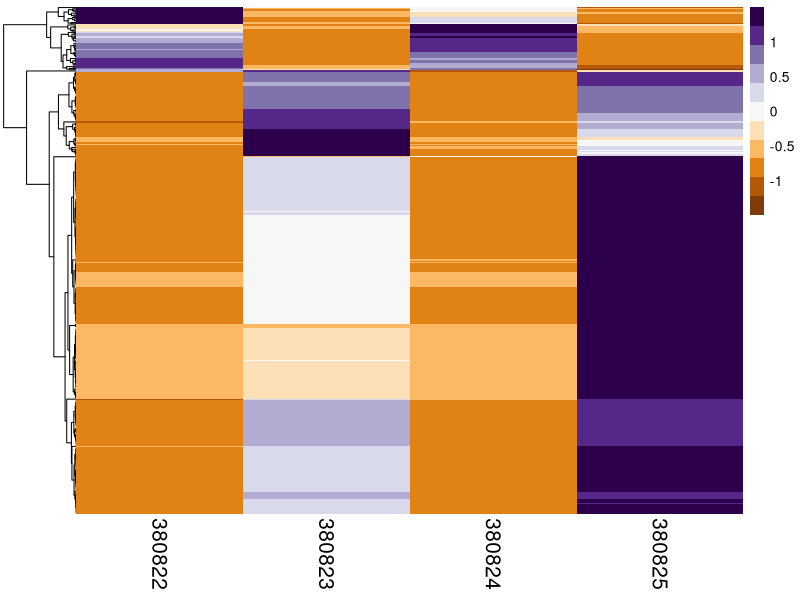
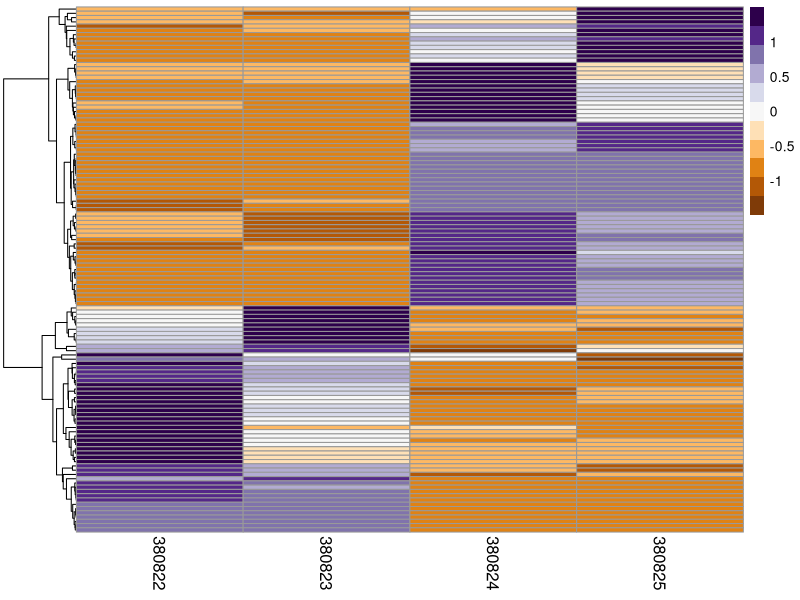
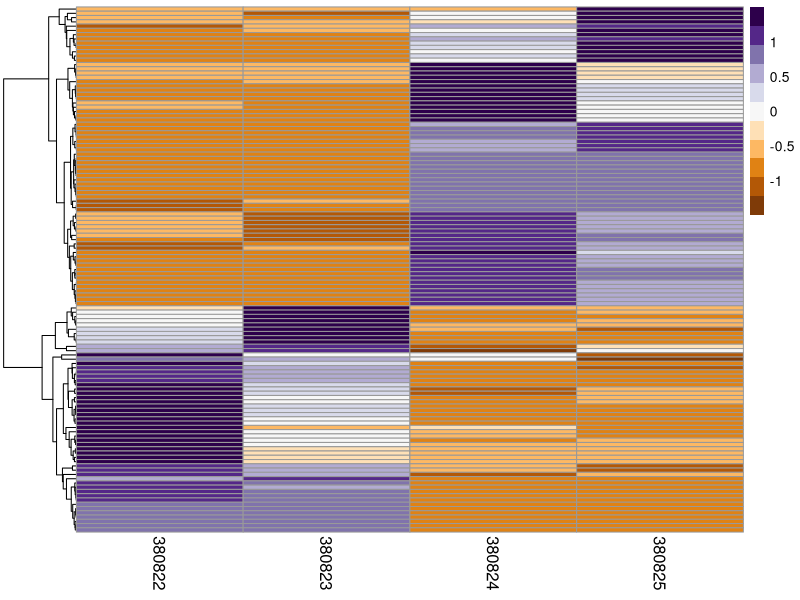
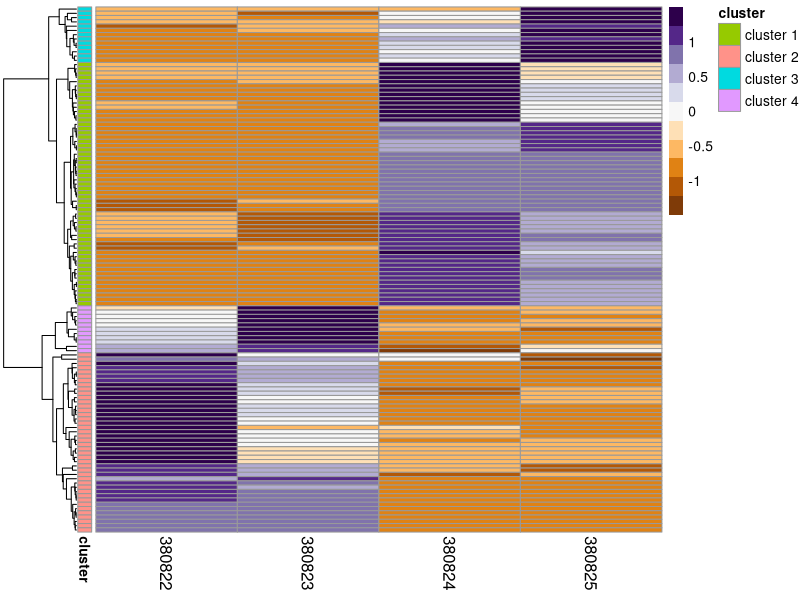

Here is the R script that generated these plots, in order:
## ---- chunk 1
library(tidyverse)
library(pheatmap)
library(RColorBrewer)
library(data.table)
## ---- chunk 2
degs_inftemp <- read.delim("../analyses/DESeq2/DEGlist-inf-temp-counts.tab", sep = '\t')
head(degs_inftemp)
## ---- chunk 3
degs_contrast.temp <- read.delim("../analyses/DESeq2/DEGlist-contrast-temp-counts.tab", sep = '\t')
head(degs_contrast.temp)
## ---- chunk 4
heatmapPurpleOrange <- RColorBrewer::brewer.pal(11, "PuOr")
## ---- chunk 5
rownames(degs_inftemp) <- degs_inftemp$Trinity_ID #set Trinity IDs as rownames
inftemp.heatmap <- degs_inftemp[,-1] #remove redundant column
head(inftemp.heatmap)
## ---- chunk 6
inftemp.heatmap <- select(inftemp.heatmap, "X380822_cold_uninfected", "X380823_cold_infected", "X380824_warm_uninfected", "X380825_warm_infected")
head(inftemp.heatmap)
## ---- chunk 7
colnames(inftemp.heatmap) <- c("380822", "380823", "380824", "380825")
head(inftemp.heatmap)
## ---- chunk 8
noz_inftemp.heatmap <- inftemp.heatmap[rowSums(inftemp.heatmap[, -1] >0) !=0, ]
head(noz_inftemp.heatmap)
## ---- chunk 9
pheatmap(noz_inftemp.heatmap, scale = "row", cluster_row = TRUE, cluster_cols = FALSE, clustering_distance_rows = "euclidean", clustering_method = "average", show_rownames = FALSE, show_colnames = TRUE, treeheight_col = 80, legend = TRUE, color = heatmapPurpleOrange, fontsize_col = 15, fontsize_row = 12)
## ---- chunk 10
rownames(degs_contrast.temp) <- degs_contrast.temp$Trinity_ID #set Trinity IDs as rownames
contrasttemp.heatmap <- degs_contrast.temp[,-1] #remove redundant column
head(contrasttemp.heatmap)
## ---- chunk 11
contrasttemp.heatmap <- select(contrasttemp.heatmap, "X380822_cold_uninfected", "X380823_cold_infected", "X380824_warm_uninfected", "X380825_warm_infected")
head(contrasttemp.heatmap)
## ---- chunk 12
colnames(contrasttemp.heatmap) <- c("380822", "380823", "380824", "380825")
head(contrasttemp.heatmap)
## ---- chunk 13
noz_contrasttemp.heatmap <- contrasttemp.heatmap[rowSums(contrasttemp.heatmap[, -1] >0) !=0, ]
head(noz_contrasttemp.heatmap)
## ---- chunk 14
pheatmap(noz_contrasttemp.heatmap, scale = "row", cluster_row = TRUE, cluster_cols = FALSE, clustering_distance_rows = "euclidean", clustering_method = "average", show_rownames = FALSE, show_colnames = TRUE, treeheight_col = 80, legend = TRUE, color = heatmapPurpleOrange, fontsize_col = 12, fontsize_row = 12)
## ---- chunk 15
results <- pheatmap(noz_contrasttemp.heatmap, scale = "row", cluster_row = TRUE, cluster_cols = FALSE, clustering_distance_rows = "euclidean", clustering_method = "average", show_rownames = FALSE, show_colnames = TRUE, treeheight_col = 80, legend = TRUE, color = heatmapPurpleOrange, fontsize_col = 12, fontsize_row = 12)
## ---- chunk 16
inftemp.clust <- cbind(noz_contrasttemp.heatmap,
                   cluster = cutree(results$tree_row,
                                     k = 4))
head(inftemp.clust)
## ---- chunk 17
clusters <- select(inftemp.clust, "cluster")
head(clusters)
## ---- chunk 18
clusters <- data.frame(cluster = ifelse(clusters == 1, "cluster 1", ifelse(clusters == 2, "cluster 2", ifelse(clusters == 3, "cluster 3", "cluster 4"))))
head(clusters)
## ---- chunk 19
pheatmap(noz_contrasttemp.heatmap, scale = "row", cluster_row = TRUE, cluster_cols = FALSE, clustering_distance_rows = "euclidean", clustering_method = "average", annotation_row = clusters, show_rownames = FALSE, show_colnames = TRUE, treeheight_col = 80, legend = TRUE, color = heatmapPurpleOrange, fontsize_col = 12, fontsize_row = 12)
